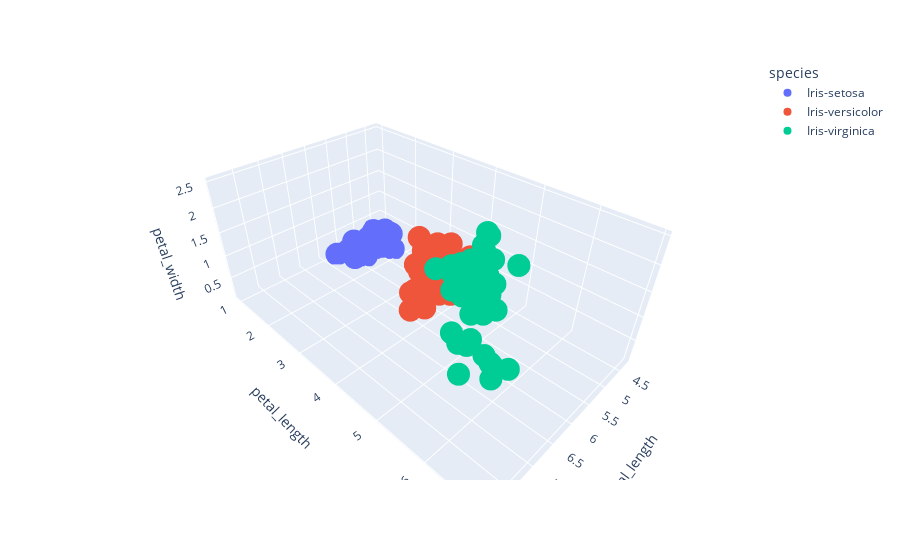

The code cell stored with this chart in its notebook:
### Code cell
import plotly.express as px

df = px.data.iris()
fig = px.scatter_3d(iris_df, x='sepal_length', y='petal_length', z='petal_width', color='species')
fig.show()

### Figure 1 — Plotly figure (JSON) as saved in the notebook; plotly's stock layout.template omitted (floating-point values rounded to 4 significant figures)
{"data": [{"hovertemplate": "species=Iris-setosa<br>sepal_length=%{x}<br>petal_length=%{y}<br>petal_width=%{z}<extra></extra>", "legendgroup": "Iris-setosa", "marker": {"color": "#636efa", "symbol": "circle"}, "mode": "markers", "name": "Iris-setosa", "scene": "scene", "showlegend": true, "type": "scatter3d", "x": [5.1, 4.9, 4.7, 4.6, 5, 5.4, 4.6, 5, 4.4, 4.9, 5.4, 4.8, 4.8, 4.3, 5.8, 5.7, 5.4, 5.1, 5.7, 5.1, 5.4, 5.1, 4.6, 5.1, 4.8, 5, 5, 5.2, 5.2, 4.7, 4.8, 5.4, 5.2, 5.5, 4.9, 5, 5.5, 4.9, 4.4, 5.1, 5, 4.5, 4.4, 5, 5.1, 4.8, 5.1, 4.6, 5.3, 5], "y": [1.4, 1.4, 1.3, 1.5, 1.4, 1.7, 1.4, 1.5, 1.4, 1.5, 1.5, 1.6, 1.4, 1.1, 1.2, 1.5, 1.3, 1.4, 1.7, 1.5, 1.7, 1.5, 1, 1.7, 1.9, 1.6, 1.6, 1.5, 1.4, 1.6, 1.6, 1.5, 1.5, 1.4, 1.5, 1.2, 1.3, 1.5, 1.3, 1.5, 1.3, 1.3, 1.3, 1.6, 1.9, 1.4, 1.6, 1.4, 1.5, 1.4], "z": [0.2, 0.2, 0.2, 0.2, 0.2, 0.4, 0.3, 0.2, 0.2, 0.1, 0.2, 0.2, 0.1, 0.1, 0.2, 0.4, 0.4, 0.3, 0.3, 0.3, 0.2, 0.4, 0.2, 0.5, 0.2, 0.2, 0.4, 0.2, 0.2, 0.2, 0.2, 0.4, 0.1, 0.2, 0.1, 0.2, 0.2, 0.1, 0.2, 0.2, 0.3, 0.3, 0.2, 0.6, 0.4, 0.3, 0.2, 0.2, 0.2, 0.2]}, {"hovertemplate": "species=Iris-versicolor<br>sepal_length=%{x}<br>petal_length=%{y}<br>petal_width=%{z}<extra></extra>", "legendgroup": "Iris-versicolor", "marker": {"color": "#EF553B", "symbol": "circle"}, "mode": "markers", "name": "Iris-versicolor", "scene": "scene", "showlegend": true, "type": "scatter3d", "x": [7, 6.4, 6.9, 5.5, 6.5, 5.7, 6.3, 4.9, 6.6, 5.2, 5, 5.9, 6, 6.1, 5.6, 6.7, 5.6, 5.8, 6.2, 5.6, 5.9, 6.1, 6.3, 6.1, 6.4, 6.6, 6.8, 6.7, 6, 5.7, 5.5, 5.5, 5.8, 6, 5.4, 6, 6.7, 6.3, 5.6, 5.5, 5.5, 6.1, 5.8, 5, 5.6, 5.7, 5.7, 6.2, 5.1, 5.7], "y": [4.7, 4.5, 4.9, 4, 4.6, 4.5, 4.7, 3.3, 4.6, 3.9, 3.5, 4.2, 4, 4.7, 3.6, 4.4, 4.5, 4.1, 4.5, 3.9, 4.8, 4, 4.9, 4.7, 4.3, 4.4, 4.8, 5, 4.5, 3.5, 3.8, 3.7, 3.9, 5.1, 4.5, 4.5, 4.7, 4.4, 4.1, 4, 4.4, 4.6, 4, 3.3, 4.2, 4.2, 4.2, 4.3, 3, 4.1], "z": [1.4, 1.5, 1.5, 1.3, 1.5, 1.3, 1.6, 1, 1.3, 1.4, 1, 1.5, 1, 1.4, 1.3, 1.4, 1.5, 1, 1.5, 1.1, 1.8, 1.3, 1.5, 1.2, 1.3, 1.4, 1.4, 1.7, 1.5, 1, 1.1, 1, 1.2, 1.6, 1.5, 1.6, 1.5, 1.3, 1.3, 1.3, 1.2, 1.4, 1.2, 1, 1.3, 1.2, 1.3, 1.3, 1.1, 1.3]}, {"hovertemplate": "species=Iris-virginica<br>sepal_length=%{x}<br>petal_length=%{y}<br>petal_width=%{z}<extra></extra>", "legendgroup": "Iris-virginica", "marker": {"color": "#00cc96", "symbol": "circle"}, "mode": "markers", "name": "Iris-virginica", "scene": "scene", "showlegend": true, "type": "scatter3d", "x": [6.3, 5.8, 7.1, 6.3, 6.5, 7.6, 4.9, 7.3, 6.7, 7.2, 6.5, 6.4, 6.8, 5.7, 5.8, 6.4, 6.5, 7.7, 7.7, 6, 6.9, 5.6, 7.7, 6.3, 6.7, 7.2, 6.2, 6.1, 6.4, 7.2, 7.4, 7.9, 6.4, 6.3, 6.1, 7.7, 6.3, 6.4, 6, 6.9, 6.7, 6.9, 5.8, 6.8, 6.7, 6.7, 6.3, 6.5, 6.2, 5.9], "y": [6, 5.1, 5.9, 5.6, 5.8, 6.6, 4.5, 6.3, 5.8, 6.1, 5.1, 5.3, 5.5, 5, 5.1, 5.3, 5.5, 6.7, 6.9, 5, 5.7, 4.9, 6.7, 4.9, 5.7, 6, 4.8, 4.9, 5.6, 5.8, 6.1, 6.4, 5.6, 5.1, 5.6, 6.1, 5.6, 5.5, 4.8, 5.4, 5.6, 5.1, 5.1, 5.9, 5.7, 5.2, 5, 5.2, 5.4, 5.1], "z": [2.5, 1.9, 2.1, 1.8, 2.2, 2.1, 1.7, 1.8, 1.8, 2.5, 2, 1.9, 2.1, 2, 2.4, 2.3, 1.8, 2.2, 2.3, 1.5, 2.3, 2, 2, 1.8, 2.1, 1.8, 1.8, 1.8, 2.1, 1.6, 1.9, 2, 2.2, 1.5, 1.4, 2.3, 2.4, 1.8, 1.8, 2.1, 2.4, 2.3, 1.9, 2.3, 2.5, 2.3, 1.9, 2, 2.3, 1.8]}], "layout": {"legend": {"title": {"text": "species"}, "tracegroupgap": 0}, "margin": {"t": 60}, "scene": {"domain": {"x": [0, 1], "y": [0, 1]}, "xaxis": {"title": {"text": "sepal_length"}}, "yaxis": {"title": {"text": "petal_length"}}, "zaxis": {"title": {"text": "petal_width"}}}}}
